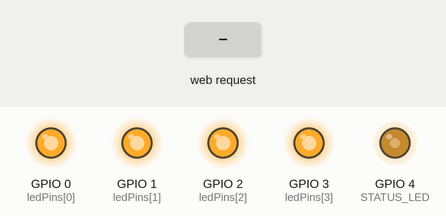
The sketch below on a simulated ESP8266 (NodeMCU). Shown: output pins drawn as LEDs (lit = HIGH). The test bench sets the inputs (shaded band). WiFi joins after 1.5 s; servers stay silent unless stated; what the sketch prints to the serial monitor is not drawn.

Above: at 3.3 s.
3.4 s: HTTP request GET /led1 received
At 3.8 s:
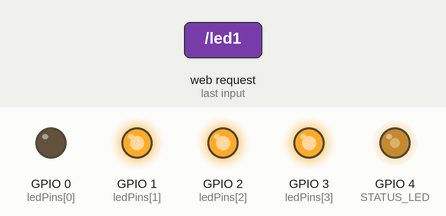
4.9 s: HTTP request GET /led2 received
At 6.1 s:
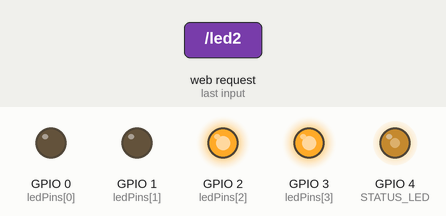
6.4 s: HTTP request GET /led3 received
At 7.3 s:
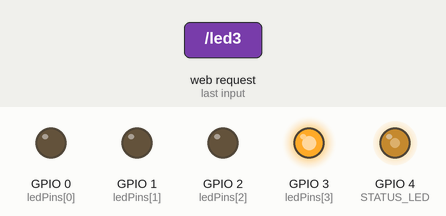
7.9 s: HTTP request GET /led4 received
At 8.5 s:
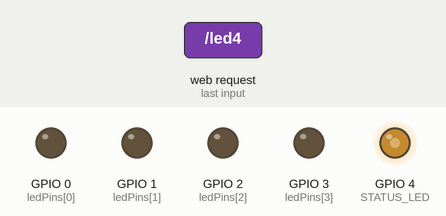
9.4 s: HTTP request GET /led1 received
At 10.6 s:
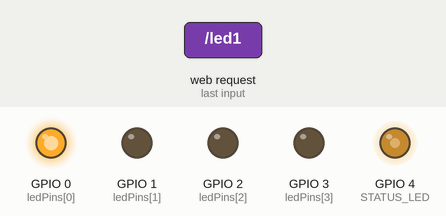
10.9 s: HTTP request GET /led2 received
At 12.0 s:
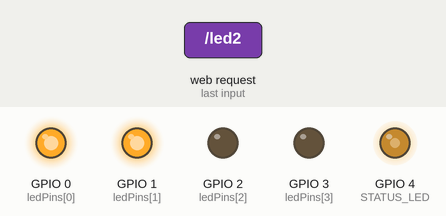
Timing chart, 0 to 13.4 s (numbered marks = the images above; inputs shaded):
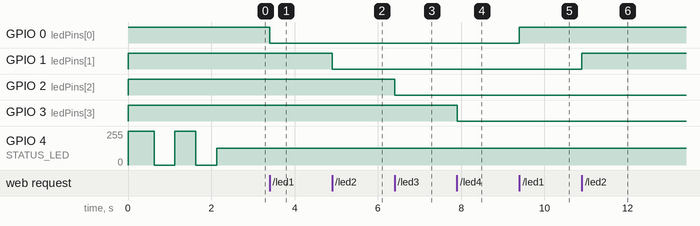

Measured:
- after the input at 3.4 s, GPIO 0 (ledPins[0]): HIGH → LOW at once
- after the input at 4.9 s, GPIO 1 (ledPins[1]): HIGH → LOW at once
- after the input at 6.4 s, GPIO 2 (ledPins[2]): HIGH → LOW at once
- after the input at 7.9 s, GPIO 3 (ledPins[3]): HIGH → LOW at once
- after the input at 9.4 s, GPIO 0 (ledPins[0]): LOW → HIGH at once
- after the input at 10.9 s, GPIO 1 (ledPins[1]): LOW → HIGH at once

The sketch:

esp01s-led-___.ino
```cpp
/*
 * ESP8266四路LED控制代码最终版
 * 修复问题：明确区分GPIO4（蓝色状态灯）与其他LED
 */

#include <ESP8266WiFi.h>
#include <ESP8266WebServer.h>
#include <Ticker.h>
#define PLATFORM "ESP8266"

// 网络配置
#define DEFAULT_SSID "linklink24"
#define DEFAULT_PASS "2a0bq4za1r"

ESP8266WebServer server(80);
Ticker wifiCheckTicker;

// 硬件配置
const int ledPins[] = {0, 1, 2, 3}; // GPIO0, GPIO1(TX), GPIO2, GPIO3(RX) - 普通LED
const int STATUS_LED = 4;          // GPIO4（蓝色LED - 专门用于状态指示）
bool ledStates[] = {false, false, false, false}; // 仅针对普通LED的状态
unsigned long lastBlinkTime = 0;
bool wifiConnected = false;
bool connectionInProgress = false;
unsigned long lastReconnectAttempt = 0;
const unsigned long RECONNECT_INTERVAL = 30000;

// 低电平有效配置（仅适用于普通LED）
#define ACTIVE_LOW true

void printNetworkInfo() {
  Serial.println("\n=== 网络状态 ===");
  Serial.print("SSID: ");
  Serial.println(WiFi.SSID());
  Serial.print("IP地址: ");
  Serial.println(WiFi.localIP());
  Serial.print("信号强度: ");
  Serial.print(WiFi.RSSI());
  Serial.println(" dBm");
  Serial.println("=================");
}

const char* htmlTemplate = R"raw(
<!DOCTYPE html>
<html>
<head>
  <meta charset="UTF-8">
  <meta name="viewport" content="width=device-width, initial-scale=1">
  <style>
    .btn {margin:10px; padding:15px 30px; color:white;
          text-decoration:none; border-radius:8px; transition:0.3s;
          display:inline-block; width:200px;}
    .btn-on {background:#4CAF50;}
    .btn-off {background:#555;}
    .btn:hover {opacity:0.8;}
    .warning {color: red; font-weight: bold;}
    .led-status {display:inline-block; width:20px; height:20px; border-radius:50%; margin:0 10px; background:%s;}
  </style>
</head>
<body style="text-align:center;padding:20px">
<h2>%s LED控制--E5-openEuler--64GB</h2>
<p>WiFi状态: %s <span class="led-status"></span></p>
%s
<hr>
<p>系统运行时间: %.1f 分钟</p>
<div class="warning">
<p>GPIO使用注意事项：</p>
<ul style="text-align:left">
<li>GPIO0 - 需要上拉电阻，下载模式时不可用</li>
<li>GPIO1(TX) - 串口发送引脚，控制时可能影响日志输出</li>
<li>GPIO2 - 需要保持高电平启动</li>
<li>GPIO3(RX) - 串口接收引脚，控制时可能影响设备通信</li>
<li>GPIO4 - 专用状态指示灯（蓝色）</li>
</ul>
</div>
</body></html>
)raw";

String generateContent() {
  String buttons;
  for(int i=0; i<4; i++){
    buttons += "<a href='/led" + String(i+1) + "' class='btn ";
    buttons += ledStates[i] ? "btn-on'>ON" : "btn-off'>OFF";
    buttons += " - LED" + String(i+1) + " (GPIO" + String(ledPins[i]) + ")</a>";
  }

  String wifiStatus = wifiConnected ? "已连接" : "连接中...";
  String ledColor = wifiConnected ? "#0080FF" : "#999999"; // 蓝色/灰色

  float uptime = millis()/60000.0;
  char buffer[1400];
  snprintf(buffer, sizeof(buffer), htmlTemplate, ledColor.c_str(), PLATFORM, wifiStatus.c_str(), buttons.c_str(), uptime);
  return String(buffer);
}

void handleRoot() {
  server.send(200, "text/html", generateContent());
}

// LED控制（仅处理普通LED）
void handleLED() {
  String path = server.uri();
  int ledIndex = path.charAt(4) - '1';

  if(ledIndex >=0 && ledIndex <=3){
    ledStates[ledIndex] = !ledStates[ledIndex];

    // 仅对普通LED应用低电平有效逻辑
    if (ACTIVE_LOW) {
      digitalWrite(ledPins[ledIndex], ledStates[ledIndex] ? LOW : HIGH);
    } else {
      digitalWrite(ledPins[ledIndex], ledStates[ledIndex] ? HIGH : LOW);
    }

    Serial.printf("[%lu] 普通LED%d (GPIO%d) 状态: %s\n",
                 millis(), ledIndex+1, ledPins[ledIndex],
                 ledStates[ledIndex] ? "ON" : "OFF");
  }
  handleRoot();
}

// 专门更新GPIO4蓝色状态灯
void updateStatusLED() {
  // GPIO4是专用蓝色LED，不需要应用ACTIVE_LOW逻辑
  // 当WiFi连接时保持常亮（低电平50%亮度）
  if (wifiConnected) {
    analogWrite(STATUS_LED, 512); // 50%亮度（PWM值512/1023）
    Serial.printf("[%lu] 蓝色状态灯: 常亮(50%%)\n", millis());
  }
  // 未连接时以1秒周期闪烁（500ms开/500ms关）
  else {
    if (millis() - lastBlinkTime > 500) {
      int newState = !digitalRead(STATUS_LED);
      digitalWrite(STATUS_LED, newState);
      lastBlinkTime = millis();
      Serial.printf("[%lu] 蓝色状态灯: %s\n", millis(), newState ? "亮" : "灭");
    }
  }
}

void checkWiFiConnection() {
  if (WiFi.status() != WL_CONNECTED) {
    if (wifiConnected) {
      Serial.printf("\n[%lu] 检测到网络断开!\n", millis());
    }
    wifiConnected = false;

    if (!connectionInProgress && (millis() - lastReconnectAttempt > RECONNECT_INTERVAL)) {
      Serial.printf("[%lu] 触发自动重连...\n", millis());
      setupNetwork();
    }
  }
}

void setupNetwork() {
  if (connectionInProgress) return;

  connectionInProgress = true;
  Serial.printf("\n[%lu] 开始网络连接...\n", millis());
  Serial.print("目标SSID: ");
  Serial.println(DEFAULT_SSID);

  WiFi.hostname("ESP01s-MachineCtrl-" + String(ESP.getChipId(), HEX));
  WiFi.mode(WIFI_STA);
  WiFi.disconnect(true);
  delay(100);

  bool previousState = wifiConnected;
  wifiConnected = false;
  int retryCount = 0;

  do {
    if(retryCount > 0) {
      Serial.printf("\n[%lu] 第%d次重试连接...\n", millis(), retryCount);
    }

    WiFi.begin(DEFAULT_SSID, DEFAULT_PASS);

    unsigned long connectionStart = millis();
    while(WiFi.status() != WL_CONNECTED) {
      updateStatusLED();  // 更新蓝色状态灯
      ESP.wdtFeed();      // 喂狗

      if(millis() - connectionStart > 20000) {
        Serial.printf("\n[%lu] 本次连接超时，准备重试\n", millis());
        break;
      }
      delay(100);
    }

    if(WiFi.status() == WL_CONNECTED) {
      wifiConnected = true;
      updateStatusLED();  // 连接成功后更新蓝色状态灯
      Serial.printf("\n连接成功!\n");
      break;
    }

    retryCount++;
    Serial.printf("\n[状态] 当前WiFi状态码: %d\n", WiFi.status());

    // 连接失败时的视觉反馈（蓝色LED短暂闪烁）
    for(int i=0; i<3; i++){
      digitalWrite(STATUS_LED, LOW);
      delay(300);
      ESP.wdtFeed();
      digitalWrite(STATUS_LED, HIGH);
      delay(700);
      ESP.wdtFeed();
    }

    WiFi.disconnect(true);
    delay(5000);
  } while(retryCount < 5);

  lastReconnectAttempt = millis();
  connectionInProgress = false;

  if(wifiConnected) {
    printNetworkInfo();
  } else {
    Serial.printf("\n[%lu] 连接失败，将在30秒后重试\n", millis());
  }
}

void setup() {
  // 初始化普通LED（GPIO0-3）
  for(int i=0; i<4; i++){
    pinMode(ledPins[i], OUTPUT);
    digitalWrite(ledPins[i], ACTIVE_LOW ? HIGH : LOW); // 初始关闭状态
    Serial.printf("初始化普通LED (GPIO%d): 关闭\n", ledPins[i]);
  }

  // 初始化蓝色状态灯（GPIO4）
  pinMode(STATUS_LED, OUTPUT);
  analogWriteRange(1023); // 设置PWM范围
  digitalWrite(STATUS_LED, HIGH); // 初始关闭状态
  Serial.printf("初始化蓝色状态灯 (GPIO4): 关闭\n");

  // 串口初始化
  Serial.begin(115200);
  delay(500);
  Serial.printf("\n\n=== %s 四路LED控制系统启动 ===\n", PLATFORM);
  Serial.println("固件版本: 3.0 (状态灯专用版)");
  Serial.println("编译时间: " __DATE__ " " __TIME__);
  Serial.println("说明: GPIO4为专用蓝色状态指示灯");

  setupNetwork();

  server.on("/", handleRoot);
  server.on("/led1", handleLED); // 控制GPIO0
  server.on("/led2", handleLED); // 控制GPIO1
  server.on("/led3", handleLED); // 控制GPIO2
  server.on("/led4", handleLED); // 控制GPIO3
  // 注意：没有设置GPIO4的控制端点
  server.begin();

  Serial.printf("[%lu] HTTP服务器已启动\n", millis());

  wifiCheckTicker.attach(10, checkWiFiConnection);
  ESP.wdtEnable(5000);
}

void loop() {
  ESP.wdtFeed();
  server.handleClient();
  updateStatusLED();  // 持续更新蓝色状态灯

  // 监控网络状态
  static unsigned long lastCheck = 0;
  if(millis() - lastCheck > 60000){
    lastCheck = millis();

    if(wifiConnected){
      Serial.printf("[%lu] 网络状态: 已连接 (RSSI: %d dBm)\n", millis(), WiFi.RSSI());
    } else {
      Serial.printf("[%lu] 网络状态: 断开\n", millis());
    }

    // 打印所有LED状态
    Serial.print("当前LED状态: ");
    for(int i=0; i<4; i++){
      Serial.printf("LED%d(%s) ", i+1, ledStates[i] ? "ON" : "OFF");
    }
    Serial.println();
  }
}
```
